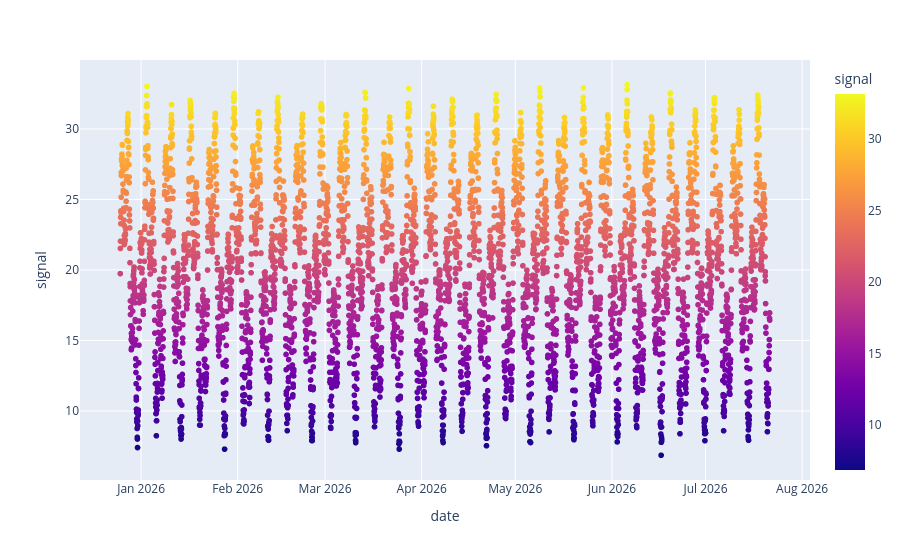

Notebook code for this chart:
### Code cell
sv.getVisualization().show()

### Figure 1 — Plotly figure (JSON) as saved in the notebook; plotly's stock layout.template omitted (floating-point values rounded to 4 significant figures; data arrays with more than 128 entries replaced by an {"elided": "..."} marker saying what was removed)
{"data": [{"hovertemplate": "date=%{x}<br>signal=%{marker.color}<extra></extra>", "legendgroup": "", "marker": {"color": {"elided": "5000 float values"}, "coloraxis": "coloraxis", "symbol": "circle"}, "mode": "markers", "name": "", "showlegend": false, "type": "scattergl", "x": {"elided": "5000 str values"}, "xaxis": "x", "y": {"elided": "5000 float values"}, "yaxis": "y"}], "layout": {"coloraxis": {"colorbar": {"title": {"text": "signal"}}, "colorscale": [[0, "#0d0887"], [0.1111, "#46039f"], [0.2222, "#7201a8"], [0.3333, "#9c179e"], [0.4444, "#bd3786"], [0.5556, "#d8576b"], [0.6667, "#ed7953"], [0.7778, "#fb9f3a"], [0.8889, "#fdca26"], [1, "#f0f921"]]}, "legend": {"tracegroupgap": 0}, "margin": {"t": 60}, "xaxis": {"anchor": "y", "domain": [0, 1], "title": {"text": "date"}}, "yaxis": {"anchor": "x", "domain": [0, 1], "title": {"text": "signal"}}}}
